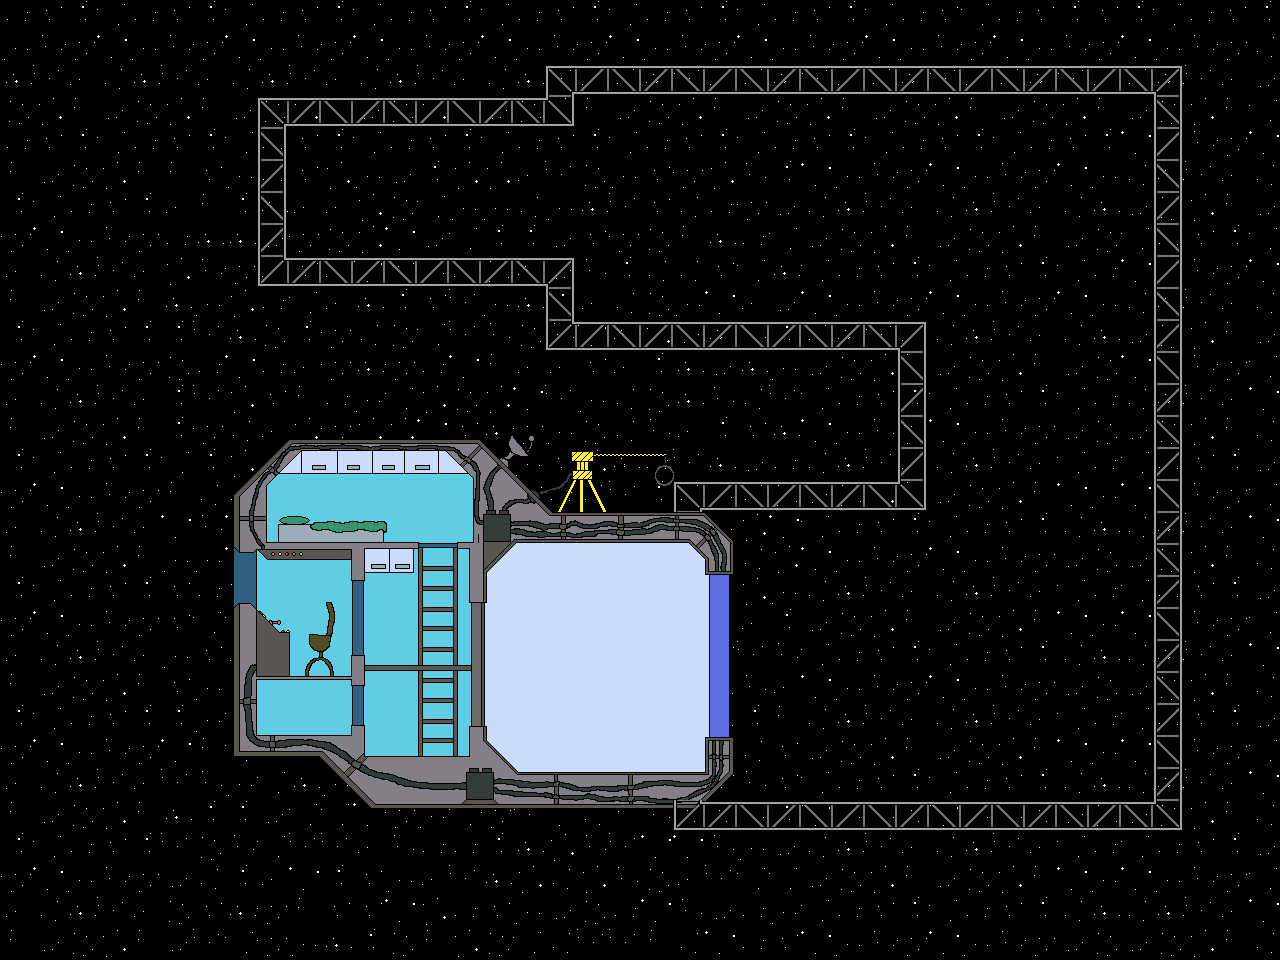

This is a level from a 2D game, rendered from its Tiled map with the project's own tilesets. A one-line summary and the map file follow, with tile-layer data summarised:
An orthogonal 40x30 tile map with 32x32 px tiles, 3 tile layers (Space, Background, Collision), 3 tilesets.

<map version="1.4" tiledversion="1.4.1" orientation="orthogonal" renderorder="right-down" width="40" height="30" tilewidth="32" tileheight="32" infinite="0" nextlayerid="5" nextobjectid="1">
 <tileset firstgid="1" source="SpaceStation.tsx" />
 <tileset firstgid="257" source="space_bg.tsx" />
 <tileset firstgid="273" source="SpaceStation_Sprites.tsx" />
 <layer id="3" name="Space" width="40" height="30">
  <data>[1200 cells, 1200 non-empty, 16 distinct tile ids]</data>
 </layer>
 <layer id="1" name="Background" width="40" height="30">
  <data>[1200 cells, 209 non-empty, 209 distinct tile ids]</data>
 </layer>
 <layer id="2" name="Collision" width="40" height="30">
  <data>[1200 cells, 219 non-empty, 120 distinct tile ids]</data>
 </layer>
</map>